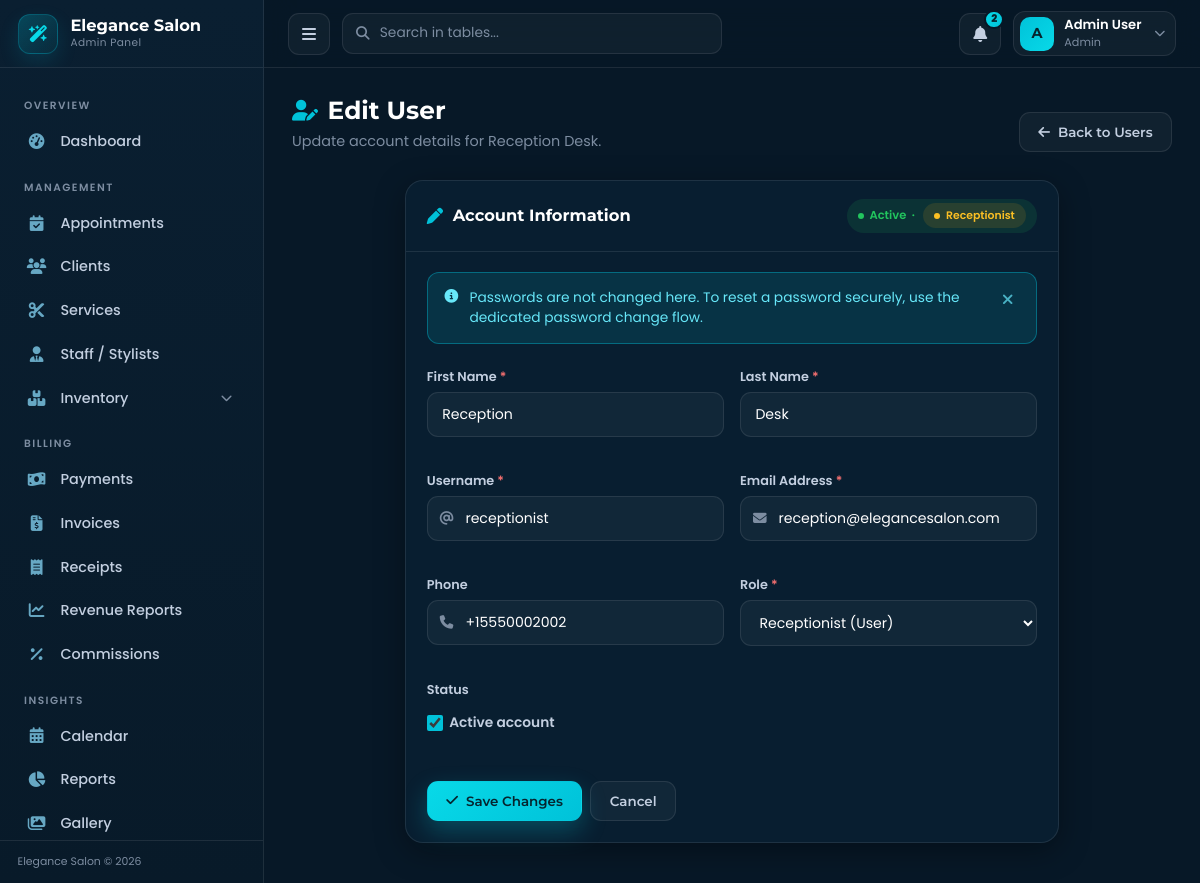
/admin/user-edit.php?id=2 (signed in), run on the app's committed database.
### tables this page shows
CREATE TABLE `users` (
    `user_id` INT UNSIGNED NOT NULL AUTO_INCREMENT,
    `role_id` INT UNSIGNED NOT NULL,
    `first_name` VARCHAR(100) NOT NULL,
    `last_name` VARCHAR(100) NOT NULL,
    `username` VARCHAR(50) DEFAULT NULL,
    `email` VARCHAR(255) NOT NULL,
    `password` VARCHAR(255) NOT NULL,
    `phone` VARCHAR(20) DEFAULT NULL,
    `avatar` VARCHAR(500) DEFAULT NULL,
    `is_active` TINYINT(1) NOT NULL DEFAULT 1,
    `remember_token` VARCHAR(255) DEFAULT NULL,
    `remember_expires` DATETIME DEFAULT NULL,
    `last_login` TIMESTAMP NULL DEFAULT NULL,
    `created_at` TIMESTAMP NOT NULL DEFAULT CURRENT_TIMESTAMP,
    `updated_at` TIMESTAMP NOT NULL DEFAULT CURRENT_TIMESTAMP ON UPDATE CURRENT_TIMESTAMP,
    PRIMARY KEY (`user_id`),
    UNIQUE KEY `uk_user_email` (`email`),
    UNIQUE KEY `uk_user_username` (`username`),
    UNIQUE KEY `uk_user_remember_token` (`remember_token`),
    KEY `fk_users_role` (`role_id`),
    CONSTRAINT `fk_users_role` FOREIGN KEY (`role_id`) REFERENCES `roles` (`role_id`) ON DELETE RESTRICT ON UPDATE CASCADE
);

CREATE TABLE `roles` (
    `role_id` INT UNSIGNED NOT NULL AUTO_INCREMENT,
    `role_name` VARCHAR(50) NOT NULL,
    `description` VARCHAR(255) DEFAULT NULL,
    `created_at` TIMESTAMP NOT NULL DEFAULT CURRENT_TIMESTAMP,
    `updated_at` TIMESTAMP NOT NULL DEFAULT CURRENT_TIMESTAMP ON UPDATE CURRENT_TIMESTAMP,
    PRIMARY KEY (`role_id`),
    UNIQUE KEY `uk_role_name` (`role_name`)
);

### includes/auth.php (called while the page is built, shortened)
<?php
function currentUserId()
{
    return $_SESSION['user_id'] ?? null;
}
function getUserById(int $userId): ?array
{
    $db = getDBConnection();
    $stmt = $db->prepare("
        SELECT u.user_id, u.username, u.first_name, u.last_name, u.email, u.phone,
               u.avatar, u.role_id, u.is_active, u.last_login, u.created_at, u.updated_at,
               r.role_name
        FROM users u
        JOIN roles r ON r.role_id = u.role_id
        WHERE u.user_id = :id
        LIMIT 1
    ");
    $stmt->execute([':id' => $userId]);
    $user = $stmt->fetch();
    return $user ?: null;
}
function roleLabel(string $role): string
{
    switch ($role) {
        case 'admin':        return 'Admin';
        case 'receptionist': return 'Receptionist';
    }
}

### includes/functions.php (called while the page is built, shortened)
<?php
require_once __DIR__ . '/auth.php';
function sanitize($input) {
    return htmlspecialchars(trim($input), ENT_QUOTES, 'UTF-8');
}

### admin/user-edit.php (the view, shortened to what this page needs)
<?php
require_once __DIR__ . '/../includes/functions.php';
$db = getDBConnection();
$userId = (int)($_GET['id'] ?? 0);
$stmt = $db->prepare("
    SELECT u.user_id, u.username, u.first_name, u.last_name, u.email, u.phone,
           u.role_id, u.is_active, u.created_at, r.role_name
    FROM users u
    JOIN roles r ON r.role_id = u.role_id
    WHERE u.user_id = :id LIMIT 1
");
$stmt->execute([':id' => $userId]);
$user = $stmt->fetch();
$isSelf = (int)$user['user_id'] === currentUserId();
?>
<?php require_once __DIR__ . '/includes/header.php'; ?>
<div class="page-head">
    <div class="page-head-title">
        <h1><i class="fas fa-user-pen"></i> Edit User</h1>
        <p>Update account details for <?php echo sanitize($user['first_name'] . ' ' . $user['last_name']); ?>.</p>
    </div>
    <a href="<?php echo SITE_URL; ?>/admin/users.php" class="btn-admin btn-outline"><i class="fas fa-arrow-left"></i> Back to Users</a>
</div>
<div class="row justify-content-center">
    <div class="col-xl-9 col-lg-10">
        <div class="admin-card">
            <div class="card-header-custom">
                <h5><i class="fas fa-pen"></i> Account Information</h5>
                <span class="status-badge <?php echo $user['is_active'] ? 'active' : 'inactive'; ?>">
                    <?php echo $user['is_active'] ? 'Active' : 'Inactive'; ?>
                    &nbsp;·&nbsp; <span class="status-badge <?php echo $user['role_name'] === 'admin' ? 'confirmed' : 'pending'; ?>" style="font-size:.68rem;"><?php echo ucfirst(roleLabel($user['role_name'])); ?></span>
                </span>
            </div>
            <div class="card-body-custom">
                <div class="alert-admin info" style="margin-bottom:1.4rem;">
                    <i class="fas fa-circle-info"></i>
                    <div>Passwords are not changed here. To reset a password securely, use the dedicated password change flow.</div>
                    <button type="button" class="alert-close"><i class="fas fa-xmark"></i></button>
                </div>
                <form method="post" action="">
                    <div class="row g-3">
                        <div class="col-md-6">
                            <div class="form-group">
                                <label for="first_name">First Name <span class="req">*</span></label>
                                <input type="text" id="first_name" name="first_name" class="form-control-admin" value="<?php echo sanitize($user['first_name']); ?>" required>
                            </div>
                        </div>
                        <div class="col-md-6">
                            <div class="form-group">
                                <label for="last_name">Last Name <span class="req">*</span></label>
                                <input type="text" id="last_name" name="last_name" class="form-control-admin" value="<?php echo sanitize($user['last_name']); ?>" required>
                            </div>
                        </div>
                        <div class="col-md-6">
                            <div class="form-group">
                                <label for="username">Username <span class="req">*</span></label>
                                <div class="input-icon-wrap">
                                    <i class="fas fa-at"></i>
                                    <input type="text" id="username" name="username" class="form-control-admin" value="<?php echo sanitize($user['username'] ?? ''); ?>" required>
                                </div>
                            </div>
                        </div>
                        <div class="col-md-6">
                            <div class="form-group">
                                <label for="email">Email Address <span class="req">*</span></label>
                                <div class="input-icon-wrap">
                                    <i class="fas fa-envelope"></i>
                                    <input type="email" id="email" name="email" class="form-control-admin" value="<?php echo sanitize($user['email']); ?>" required>
                                </div>
                            </div>
                        </div>
                        <div class="col-md-6">
                            <div class="form-group">
                                <label for="phone">Phone</label>
                                <div class="input-icon-wrap">
                                    <i class="fas fa-phone"></i>
                                    <input type="text" id="phone" name="phone" class="form-control-admin" value="<?php echo sanitize($user['phone'] ?? ''); ?>">
                                </div>
                            </div>
                        </div>
                        <div class="col-md-6">
                            <div class="form-group">
                                <label for="role">Role <span class="req">*</span></label>
                                <select id="role" name="role" class="form-control-admin" <?php echo $isSelf ? 'disabled' : ''; ?>>
                                    <option value="receptionist" <?php echo $user['role_name'] === 'receptionist' ? 'selected' : ''; ?>>Receptionist (User)</option>
                                </select>
                            </div>
                        </div>
                        <div class="col-md-6">
                            <div class="form-group">
                                <label>Status</label>
                                <label class="remember" style="color:#c3cfe0;font-size:.86rem;display:inline-flex;align-items:center;gap:.4rem;cursor:pointer;padding-top:.45rem;">
                                    <input type="checkbox" name="is_active" value="1" style="accent-color:#00C2D9;width:16px;height:16px;" <?php echo $user['is_active'] ? 'checked' : ''; ?> <?php echo $isSelf ? 'disabled' : ''; ?>>
                                    Active account
                                </label>
                            </div>
                        </div>
                    </div>
                    <div class="d-flex gap-2 mt-4">
                        <button type="submit" class="btn-admin btn-cyan"><i class="fas fa-check"></i> Save Changes</button>
                        <a href="<?php echo SITE_URL; ?>/admin/users.php" class="btn-admin btn-outline">Cancel</a>
                    </div>
                </form>
            </div>
        </div>
    </div>
</div>
<?php require_once __DIR__ . '/includes/footer.php'; ?>

### admin/includes/header.php (shortened to what this page needs)
<?php
require_once __DIR__ . '/../../includes/functions.php';
$adminUser = getUserById(currentUserId());
$adminName  = trim($adminUser['first_name'] . ' ' . $adminUser['last_name']) ?: 'Admin';
$adminRoleLabel = roleLabel($adminUser['role_name']);
$adminInitial = strtoupper(mb_substr(trim($adminUser['first_name']), 0, 1)) ?: 'A';
$unreadCount = 0;
try {
    $db = getDBConnection();
    $stmt = $db->prepare("SELECT COUNT(*) AS c FROM notifications WHERE is_read = 0 AND (user_id = :uid OR user_id IS NULL)");
    $stmt->execute([':uid' => $adminUser['user_id']]);
    $unreadCount = (int)$stmt->fetch()['c'];
} catch (PDOException $e) {
    $unreadNotifications = [];
}
?>
<!DOCTYPE html>
<html lang="en">
<head>
    <link href="https://cdn.jsdelivr.net/npm/bootstrap@5.3.2/dist/css/bootstrap.min.css" rel="stylesheet">
    <link rel="stylesheet" href="https://cdnjs.cloudflare.com/ajax/libs/font-awesome/6.5.1/css/all.min.css">
    <link rel="stylesheet" href="<?php echo SITE_URL; ?>/admin/assets/css/admin.css">
</head>
<body class="admin-body">
<div class="admin-layout">
    <?php require_once __DIR__ . '/sidebar.php'; ?>
    <div class="admin-main">
        <header class="admin-topbar">
            <div class="topbar-left">
                <button class="topbar-toggle" data-admin-toggle aria-label="Toggle sidebar">
                    <i class="fas fa-bars"></i>
                </button>
                <div class="topbar-search">
                    <i class="fas fa-magnifying-glass"></i>
                    <input type="text" data-table-search=".admin-table" placeholder="Search in tables...">
                </div>
            </div>
            <div class="topbar-right">
                <div class="dropdown">
                    <button class="topbar-icon-btn" data-bs-toggle="dropdown" aria-expanded="false" aria-label="Notifications">
                        <i class="fas fa-bell"></i>
                        <?php if ($unreadCount > 0): ?>
                        <span class="notif-dot"><?php echo min($unreadCount, 99); ?></span>
                        <?php endif; ?>
                    </button>
                </div>
                <div class="dropdown">
                    <button class="profile-btn" data-bs-toggle="dropdown" aria-expanded="false">
                        <span class="profile-avatar"><?php echo $adminInitial; ?></span>
                        <span class="profile-meta">
                            <b><?php echo sanitize($adminName); ?></b>
                            <span><?php echo sanitize($adminRoleLabel); ?></span>
                        </span>
                        <i class="fas fa-chevron-down"></i>
                    </button>
                </div>
            </div>
        </header>
        <main class="admin-content">

### data on the page
users: first_name "A", adminName "Admin User", role.role_name "Admin"
users: first_name+last_name "Reception Desk", role.role_name "Receptionist", first_name "Reception", last_name "Desk", username "receptionist", email "reception@elegancesalon.com", phone "+15550002002", user_id "☑"
roles: role "Receptionist (User)"

### other printed values
$sidebarItem['label'] "Dashboard"
$groupLabel "MANAGEMENT"
$sidebarItem['label'] "Appointments"
$sidebarItem['label'] "Clients"
$sidebarItem['label'] "Services"
$sidebarItem['label'] "Staff / Stylists"
$sidebarItem['label'] "Inventory"
$groupLabel "BILLING"
$sidebarItem['label'] "Payments"
$sidebarItem['label'] "Invoices"
$sidebarItem['label'] "Receipts"
$sidebarItem['label'] "Revenue Reports"
$sidebarItem['label'] "Commissions"
$groupLabel "INSIGHTS"
$sidebarItem['label'] "Calendar"
